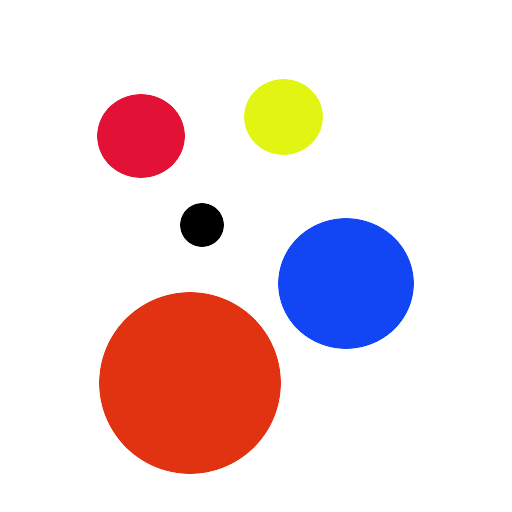
#> input picture pixel_count/circles.jpg, 512 x 512 px, given in place of the camera
$ python HSV_Ratio_Class_Experiments.py   (Python 2 division)
#> lines starting #> are read from the running program, lines starting #| are printed output that depends on the picture

# coding: utf-8

# In[ ]:

#HSV Sampling of video feed

import cv2
import numpy as np
import re
import copy

#Classes
class colorHSV:
    # Attributes
    colorSpace = 'HSV-180'
    # preset color ranges
    defaultRanges = [[0, 35, 'red'], [25, 65, 'yellow'], [55, 95, 'green'],
                     [85, 125, 'blue'], [115, 155, 'indigo'], [145, 179, 'violet']]
    # maximum and minimum values for Hue, Sat, Val
    hueRange = [0, 179]
    satRange = [0, 255]
    valRange = [0, 255]

     # track bar attributes
    sliderHue = ['Hue-', 'Hue+']
    sliderSat = ['S-', 'S+']
    sliderVal = ['V-', 'V+']
    sliderColRange = ['CR']

    def __init__(self, name='default', colorRange = 0):
        '''
        Return an HSV Color Range Object
        '''
        #Attributes
        self.name = name

        # set the default color range for HSV
        self.lower = np.array( [0, 0, 0] )
        self.upper = np.array( [179, 255, 255])

        # track bar attributes
        self.controlWinName = self.name + '_controls'


    def createTrackBars(self):
        '''
        Create openCV trackbars with names matching the color
        '''
        #Initialize trackbars
        # Attributes
        # moved into class attributes
        #self.controlWinName = self.name + '_controls'

        #self.sliderHue = ['Hue-', 'Hue+']
        #self.sliderSat = ['S-', 'S+']
        #self.sliderVal = ['V-', 'V+']
        #self.sliderColRange = ['CR']

        # create a named window for the controls
        cv2.namedWindow(self.controlWinName)

        #Variables
        # integer loop counter
        iC = 0

        # Attributes
        # set colorRange equal to -1 in the event that nothing is found
        self.colorRange = -1
        # set default lower and upper values for Hue, Saturation, Value (HSV)
        self.lower = np.array([self.hueRange[0], self.satRange[0], self.valRange[0]])
        self.upper = np.array([self.hueRange[1], self.satRange[1], self.valRange[1]])

        for i in self.defaultRanges:
            # create a regexp to match color names - pull the name from the default ranges list
            regexp=self.defaultRanges[iC][2] + '.*'
            m = re.search(regexp, self.name, re.IGNORECASE)
            # set colorRange to the position in the default range list
            if m is not None:
                # set the color range equal to the loop counter
                self.colorRange = iC
                # stop looking here
                break
            iC += 1

        # set initial HSV values
        # set the range wide open if one of the defaults was not found via searching self.name
        if self.colorRange < 0:
            self.lower = np.array([self.hueRange[0], self.satRange[0], self.valRange[0]])
            self.upper = np.array([self.hueRange[1], self.satRange[1], self.valRange[1]])
        else:
            self.lower = np.array([self.defaultRanges[self.colorRange][0], self.satRange[0], self.valRange[0]])
            self.upper = np.array([self.defaultRanges[self.colorRange][1], self.satRange[1], self.valRange[1]])

        # Hue sliders
        cv2.createTrackbar(self.sliderHue[0], self.controlWinName, self.lower[0], self.hueRange[1], adjust)
        cv2.createTrackbar(self.sliderHue[1], self.controlWinName, self.upper[0], self.hueRange[1], adjust)

        # Saturation slider(s)
        # in practice only a lower end slider is needed
        cv2.createTrackbar(self.sliderSat[0], self.controlWinName, self.lower[1], self.satRange[1], adjust)

        # Value sliders
        # in practice only a lower end slider is needed
        cv2.createTrackbar(self.sliderVal[0], self.controlWinName, self.lower[2], self.valRange[1], adjust)

        # Color range slider
        cv2.createTrackbar(self.sliderColRange[0], self.controlWinName, self.colorRange, len(self.defaultRanges) - 1, adjust)


    def syncTracBars(self):
        # record the position of the track bars
        #HUE
        self.lower[0] = self.hueRange[0] + cv2.getTrackbarPos(self.sliderHue[0], self.controlWinName)
        self.upper[0] = self.hueRange[0] + cv2.getTrackbarPos(self.sliderHue[1], self.controlWinName)

        #SAT
        self.lower[1] = self.satRange[0] + cv2.getTrackbarPos(self.sliderSat[0], self.controlWinName)
        #self.upper[1] = self.satRange[0] + cv2.getTrackbarPos(self.sliderSat[1], self.controlWinName)

        #VAL
        self.lower[2] = self.valRange[0] + cv2.getTrackbarPos(self.sliderVal[0], self.controlWinName)

        #Color Range
        self.colorRange = 0 + cv2.getTrackbarPos(self.sliderColRange[0], self.controlWinName)

    def clone(self):
        '''make a duplicate object'''
        return copy.deepcopy(self)

    def midBGRColor(self):
        '''return the middle value between the upper and lower hue values in BGR space'''
        colorDelta=(self.upper[0] - self.lower[0])
        if colorDelta < 0:
            midHSVcolor = np.uint8([[[0, 0, 0]]])
        else:
            midHSVcolor = np.uint8([[[self.lower[0] + (self.upper[0] - self.lower[0])//2, 255, 255]]])
        midBGRcolor = cv2.cvtColor(midHSVcolor, cv2.COLOR_HSV2BGR)
        return int(midBGRcolor[0][0][0]), int(midBGRcolor[0][0][1]), int(midBGRcolor[0][0][2])


class cvFrame():
    '''class that holds mask information'''
    #Attributes
    name = 'OpenCV Captured Frame'

    def __init__(self, frame):
        '''expects an openCV captured frame'''
        self.frame = frame
        self.hsvFrame = cv2.cvtColor(frame, cv2.COLOR_BGR2HSV)

    def calcMask(self, color):
        '''calculate a mask based on an HSV lower range and HSV upper range'''
        mask = cv2.inRange(self.hsvFrame, color.lower, color.upper)
        return mask

    def calcResult(self):
        result = cv2.bitwise_and(self.frame, self.frame, mask=self.calcMask())
        return result


def colorImg(xDim=800, yDim=100, color=(0, 0, 0) ):
    img=np.zeros((yDim, xDim, 3), np.uint8)
    cv2.rectangle(img, (0,0), (xDim, yDim), color, -1)
    return img

def adjust(x):
    pass

def addText(frame, text='Text Goes Here', position=(10,50), textColor=(255, 255, 0)):
    font=cv2.FONT_HERSHEY_COMPLEX_SMALL
    cv2.putText(frame, text, position, font, 2, textColor, 2)
    return(frame)

# fix this later
def colorSwatch(text='your text here', swatchColor=(179, 255, 255), textColor=(0, 0, 0), xDim=100, yDim=100):
    img = colorImg(color=swatchColor, xDim=xDim, yDim=yDim)
    img = addText(img, textColor=textColor, text=text)
    return img

def main():
    #Initialize variables

    colorBoxText='mid-point color'

    #base glow stick colors (can be adjusted later manually)
    stickA='UP Color - green'
    stickB='DN Color - violet'
    videoDev = 0
    cap = cv2.VideoCapture(videoDev)

    # MARTIN! - does this double the amount of memory that I am using?
    # If I do the following things, I think I'll be duplicating the frame in each object.
    #Capture a single frame, do an HSV conversion and pass this in as frame and hsvFRame under init
    # how do I keep updating this? - Do I need to keep passing the frame in?
    # or somethign like:
    # colorX.frame = cap.read
    # colorX.hsvFrame = cv2.cvtColor(colorX.frame, cv2.COLOR_BGR2HSV)

    colorA = colorHSV(stickA)
    colorB = colorHSV(stickB)
    #colorA = colorHSV(stickA)
    #colorB = colorHSV(stickB)
    colorA.createTrackBars()
    colorB.createTrackBars()

    #### the colored box could probabl be a class too
    # add a colored box that matches the middle value of the color range
    # lower+abs(lower-upper)//2
    for color in [colorA, colorB]:
        colorBox = colorImg(color=color.midBGRColor())
        colorBox = addText(colorBox, textColor = (0, 0, 0), text=colorBoxText)
        cv2.imshow(color.controlWinName, colorBox)
#> this loop made 2 passes
#> pass 1, in main, `cv2.imshow(color.controlWinName, colorBox)`:
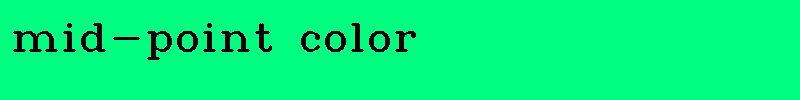
#> window 'UP Color - green_controls': shape (100, 800, 3); mean B, G, R 123.1, 245.1, 0
#> pass 2, in main, `cv2.imshow(color.controlWinName, colorBox)`:
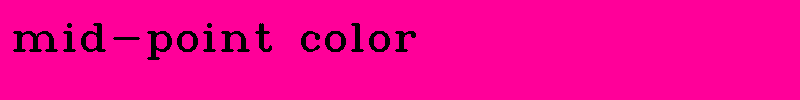
#> window 'DN Color - violet_controls': shape (100, 800, 3); mean B, G, R 147.1, 0, 245.1

    #set the display on initially
    displayOff=False
    pause=False

    while(1):
        _, frame = cap.read()
#> frame is the input picture: shape (512, 512, 3); mean B, G, R 220.8, 218.1, 236.8


        #myFrame = cvFrame(cap.read())

        # convert frame to HSV
        hsvFrame = cv2.cvtColor(frame, cv2.COLOR_BGR2HSV)
#> hsvFrame: shape (512, 512, 3); mean H, S, V 11.4, 45.2, 249.2

        # consider adding this to the class as a method
        for color in [colorA, colorB]:
            changes=False
            oldColor = color.clone()
            color.syncTracBars()

            # if the color range has changed update the trackbars for the hue
            # this works
            if oldColor.colorRange != color.colorRange:
                color.lower[0]=color.defaultRanges[color.colorRange][0]
                color.upper[0]=color.defaultRanges[color.colorRange][1]
                cv2.setTrackbarPos(color.sliderHue[0], color.controlWinName, color.defaultRanges[color.colorRange][0])
                cv2.setTrackbarPos(color.sliderHue[1], color.controlWinName, color.defaultRanges[color.colorRange][1])
                changes=True


            if (oldColor.lower[0] != color.lower[0]) or (oldColor.upper[0] != color.upper[0]):
                changes=True


            # only update if there have been changes
            if changes:
                # Deal with the color swatches in the control panels
                colorBox = colorImg(color=color.midBGRColor())
                if color.midBGRColor() == (0, 0, 0):
                    print 'out of range'
                    colorBox = addText(colorBox, textColor = (255, 255, 255), text='out of range')
                else:
                    colorBox = addText(colorBox, textColor = (0, 0, 0), text=colorBoxText)

                cv2.imshow(color.controlWinName, colorBox)


        # Keyboard processing

        # Quit for Shfit+Q (cpaital Q)
        # Add confirmation here - should not quit immediately
        if cv2.waitKey(1) & 0xFF == ord('Q'):
#> (key Q is pressed here)
            print 'we out.'
            break

        # Pause live display (p)
        if cv2.waitKey(1) & 0xFF == ord ('p'):
            displayOff=True
            pause=True

        # unpause for u key
        if cv2.waitKey(1) & 0xFF == ord ('u'):
            displayOff=False


        # Stop updating windows
        if displayOff and pause:
            # Destroying windows saves a bit of memory
            cv2.destroyWindow(colorA.name)
            cv2.destroyWindow(colorB.name)
            #cv2.destroyWindow('Live')
            addText(frame, 'Live display paused (calculations continue).')
            addText(frame, 'Press and hold "u" to unpause.', position=(10,100))
            addText(frame, 'Hold "shift+q" to quit', position=(10,150))
            cv2.imshow('Live', frame)
            cv2.waitKey(1)
            pause=False

        if not displayOff:

            #calculate the Masks and results
            maskA = cv2.inRange(hsvFrame, colorA.lower, colorA.upper)
            maskB = cv2.inRange(hsvFrame, colorB.lower, colorB.upper)

            #count non-zero pixels not covered by the mask
            countA = cv2.countNonZero(maskA)
            countB = cv2.countNonZero(maskB)

            # make a method for this?
            resA = cv2.bitwise_and(frame, frame, mask = maskA)
            resB = cv2.bitwise_and(frame, frame, mask = maskB)

            resA = addText(resA, text=str(colorA.lower))
            resA = addText(resA, text=str(colorA.upper), position = (10, 100))

            resB = addText(resB, text=str(colorB.lower))
            resB = addText(resB, text=str(colorB.upper), position = (10, 100))
            # Display the results
            cv2.imshow('Live', frame)
            #cv2.imshow(colorA.name, colorA.calcMask(frame))
            #cv2.imshow(colorA.name, colorA.calcResult(colorA.calcMask(hsvFrame), frame))
            cv2.imshow(colorA.name, resA)
            cv2.imshow(colorB.name, resB)

            #cv2.imshow(colorA.name, maskA)


    #release the capture device and destroy windows
    cap.release()
    cv2.destroyAllWindows()
    cv2.waitKey(1)
    print 'thanks for playing'


# In[ ]:

main()


# In[ ]:


# In[ ]:
